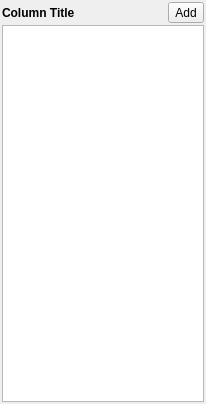
<?xml version="1.0" encoding="UTF-8"?>
<ui version="4.0">
 <class>TaskColumn</class>
 <widget class="QWidget" name="TaskColumn">
  <property name="geometry">
   <rect>
    <x>0</x>
    <y>0</y>
    <width>206</width>
    <height>404</height>
   </rect>
  </property>
  <property name="windowTitle">
   <string>Form</string>
  </property>
  <property name="autoFillBackground">
   <bool>false</bool>
  </property>
  <layout class="QVBoxLayout" name="verticalLayout">
   <property name="spacing">
    <number>2</number>
   </property>
   <property name="leftMargin">
    <number>2</number>
   </property>
   <property name="topMargin">
    <number>2</number>
   </property>
   <property name="rightMargin">
    <number>2</number>
   </property>
   <property name="bottomMargin">
    <number>2</number>
   </property>
   <item>
    <layout class="QHBoxLayout" name="horizontalLayout">
     <item>
      <widget class="QLabel" name="label">
       <property name="font">
        <font>
         <weight>75</weight>
         <bold>true</bold>
        </font>
       </property>
       <property name="text">
        <string>Column Title</string>
       </property>
      </widget>
     </item>
     <item>
      <widget class="QToolButton" name="addButton">
       <property name="text">
        <string>Add</string>
       </property>
       <property name="icon">
        <iconset resource="resources.qrc">
         <normaloff>:/new/prefix1/resources/list-add-3.ico</normaloff>:/new/prefix1/resources/list-add-3.ico</iconset>
       </property>
      </widget>
     </item>
    </layout>
   </item>
   <item>
    <widget class="QListView" name="listView"/>
   </item>
  </layout>
 </widget>
 <resources>
  <include location="resources.qrc"/>
 </resources>
 <connections/>
</ui>
